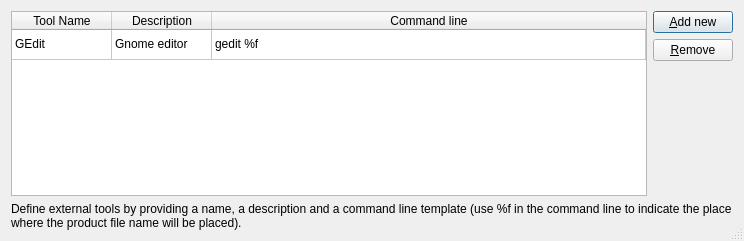
<?xml version="1.0" encoding="UTF-8"?>
<ui version="4.0">
 <class>ExtToolsDef</class>
 <widget class="QDialog" name="ExtToolsDef">
  <property name="geometry">
   <rect>
    <x>0</x>
    <y>0</y>
    <width>744</width>
    <height>241</height>
   </rect>
  </property>
  <property name="windowTitle">
   <string>External Tools Definition</string>
  </property>
  <property name="sizeGripEnabled">
   <bool>true</bool>
  </property>
  <layout class="QVBoxLayout" name="verticalLayout_2">
   <item>
    <layout class="QHBoxLayout" name="horizontalLayout">
     <item>
      <widget class="QTableWidget" name="tableWidget">
       <attribute name="horizontalHeaderStretchLastSection">
        <bool>true</bool>
       </attribute>
       <attribute name="verticalHeaderVisible">
        <bool>false</bool>
       </attribute>
       <attribute name="verticalHeaderStretchLastSection">
        <bool>false</bool>
       </attribute>
       <row>
        <property name="text">
         <string>1</string>
        </property>
       </row>
       <column>
        <property name="text">
         <string>Tool Name</string>
        </property>
       </column>
       <column>
        <property name="text">
         <string>Description</string>
        </property>
       </column>
       <column>
        <property name="text">
         <string>Command line</string>
        </property>
       </column>
       <item row="0" column="0">
        <property name="text">
         <string>GEdit</string>
        </property>
       </item>
       <item row="0" column="1">
        <property name="text">
         <string>Gnome editor</string>
        </property>
       </item>
       <item row="0" column="2">
        <property name="text">
         <string>gedit %f</string>
        </property>
       </item>
      </widget>
     </item>
     <item>
      <layout class="QVBoxLayout" name="verticalLayout">
       <item>
        <widget class="QPushButton" name="pushButton">
         <property name="text">
          <string>&amp;Add new</string>
         </property>
        </widget>
       </item>
       <item>
        <widget class="QPushButton" name="pushButton_2">
         <property name="text">
          <string>&amp;Remove</string>
         </property>
        </widget>
       </item>
       <item>
        <spacer name="verticalSpacer">
         <property name="orientation">
          <enum>Qt::Vertical</enum>
         </property>
         <property name="sizeHint" stdset="0">
          <size>
           <width>20</width>
           <height>40</height>
          </size>
         </property>
        </spacer>
       </item>
      </layout>
     </item>
    </layout>
   </item>
   <item>
    <widget class="QLabel" name="label">
     <property name="text">
      <string>Define external tools by providing a name, a description and a command line template (use %f in the command line to indicate the place where the product file name will be placed).</string>
     </property>
     <property name="wordWrap">
      <bool>true</bool>
     </property>
    </widget>
   </item>
  </layout>
 </widget>
 <resources/>
 <connections/>
</ui>
